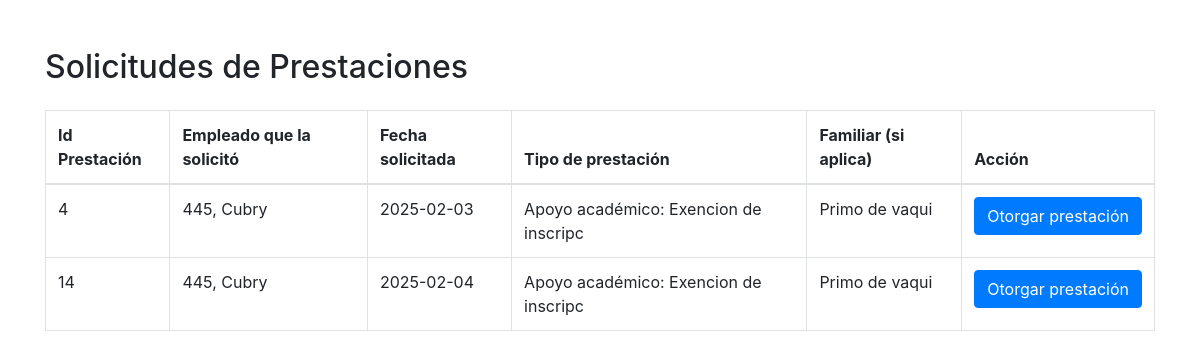
/solicitudesprestaciones.php, run on an earlier commit of the app's database.
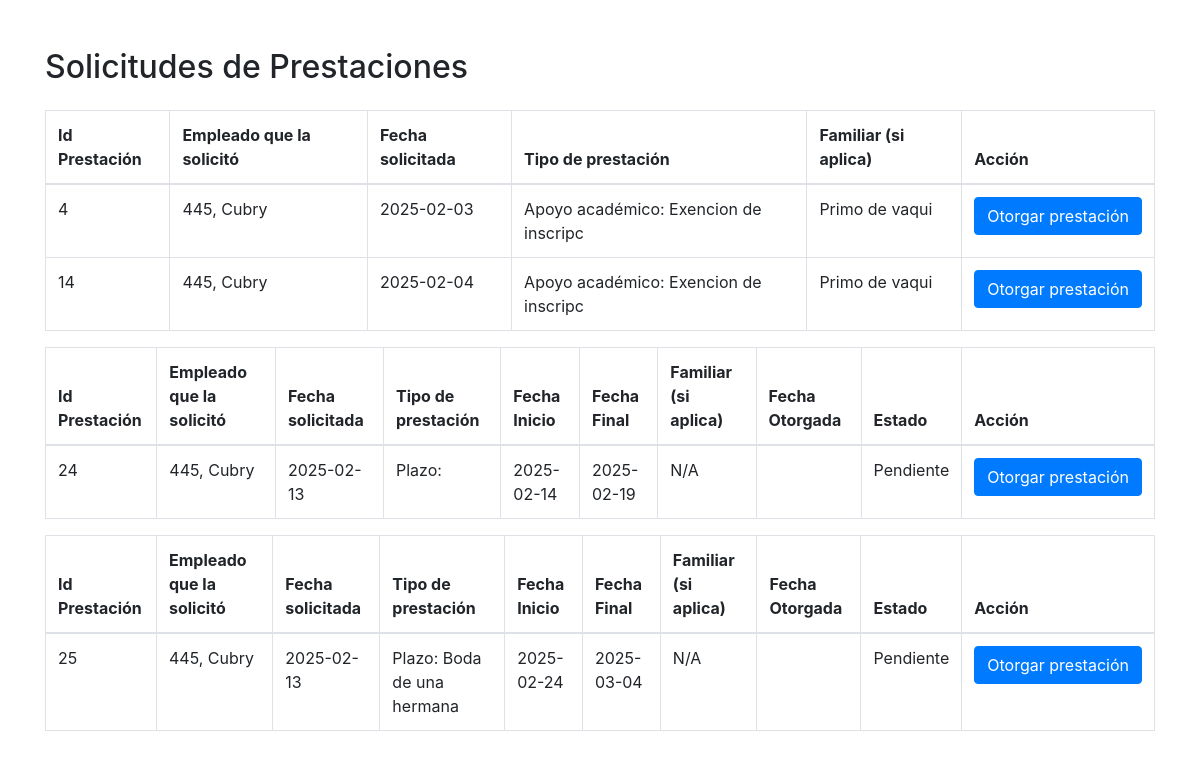
And on a later commit of the database.
### tables this page shows
CREATE TABLE `prestacion` (
  `Id_Prestacion` int(11) NOT NULL,
  `Fecha_Solicitada` date NOT NULL DEFAULT current_timestamp(),
  `Fecha_Otorgada` date DEFAULT NULL,
  `Tipo` varchar(40) NOT NULL,
  `Estado` varchar(15) DEFAULT NULL
);

CREATE TABLE `empleado_prestacion` (
  `Numero_Empleado` int(11) NOT NULL,
  `Id_Prestacion` int(11) NOT NULL,
  `Tipo` varchar(40) NOT NULL,
  `Fecha_Solicitada` date NOT NULL DEFAULT current_timestamp(),
  `Fecha_Otorgada` date DEFAULT NULL
);

CREATE TABLE `empleado` (
  `Numero_Empleado` int(20) NOT NULL,
  `Nombre_Empleado` varchar(30) NOT NULL,
  `Contraseña_Empleado` varchar(20) DEFAULT '',
  `Area` varchar(30) NOT NULL,
  `Edad` int(3) NOT NULL,
  `Genero` varchar(12) NOT NULL,
  `Titulo` varchar(50) NOT NULL,
  `Fecha_Ingreso` date NOT NULL DEFAULT current_timestamp(),
  `Direccion` varchar(200) NOT NULL,
  `Telefono` varchar(12) NOT NULL,
  `Discapacidad` varchar(50) NOT NULL DEFAULT 'N/A',
  `Estado` varchar(30) NOT NULL DEFAULT 'Activo',
  `Dias_Extras` int(2) NOT NULL DEFAULT 0,
  `Dias` int(2) NOT NULL DEFAULT 24
);

CREATE TABLE `prestacion_apoyoacademico` (
  `Id_Prestacion` int(11) NOT NULL,
  `Numero_Empleado` int(11) NOT NULL,
  `Id_Familiar` int(11) NOT NULL,
  `Nivel_Academico` varchar(20) NOT NULL,
  `Nombre_Institucion` varchar(35) NOT NULL,
  `Tipo` varchar(20) NOT NULL
);

CREATE TABLE `familiar_empleado` (
  `Id_Familiar` int(11) NOT NULL,
  `Nombre_Familiar` varchar(50) NOT NULL,
  `Nivel_academico` varchar(25) NOT NULL,
  `Edad` int(3) NOT NULL
);

CREATE TABLE `prestacion_plazos` (
  `Id_Prestacion` int(11) NOT NULL,
  `Numero_Empleado` int(11) NOT NULL,
  `Fecha_Inicio` date NOT NULL,
  `Fecha_Final` date NOT NULL,
  `Tipo` varchar(34) NOT NULL
);

### solicitudesprestaciones.php (the view, shortened to what this page needs)
<!DOCTYPE html>
<html lang="en">
<head>
    <link rel="stylesheet" href="https://maxcdn.bootstrapcdn.com/bootstrap/4.0.0/css/bootstrap.min.css">
</head>
<body>
    <div class="container mt-5">
        <h2 class="mb-4">Solicitudes de Prestaciones</h2>
        <table class="table table-bordered">
            <thead>
                <tr>
                    <th>Id Prestación</th>
                    <th>Empleado que la solicitó</th>
                    <th>Fecha solicitada</th>
                    <th>Tipo de prestación</th>
                    <th>Familiar (si aplica)</th>
                    <th>Acción</th>
                </tr>
            </thead>
            <tbody>
<?php
require_once("conn.php");
$querySP = $conn->prepare("SELECT * FROM prestacion WHERE Fecha_Otorgada IS NULL");
$querySP->execute();
$resultadoSP = $querySP->get_result();
while($rowSP = $resultadoSP->fetch_assoc())
{
    $fechaSolicitud = $rowSP['Fecha_Solicitada'];
    $idPrestacion = $rowSP['Id_Prestacion'];
    $queryCNE = $conn->prepare("SELECT Numero_Empleado FROM empleado_prestacion WHERE Id_Prestacion = ?");
    $queryCNE->bind_param("i", $idPrestacion);
    $queryCNE->execute();
    $resultCNE = $queryCNE->get_result();
    $rowCNE = $resultCNE->fetch_assoc();
    $numeroEmpleado = $rowCNE['Numero_Empleado'];
    $queryCNME = $conn->prepare("SELECT Nombre_Empleado FROM empleado WHERE Numero_Empleado = ?");
    $queryCNME->bind_param("i", $numeroEmpleado);
    $queryCNME->execute();
    $resultCNME = $queryCNME->get_result();
    $rowCNME = $resultCNME->fetch_assoc();
    $nombreEmpleado = $rowCNME['Nombre_Empleado'];
    if ($rowSP['Tipo'] == "Academico")
    {
        $queryCPA = $conn->prepare("SELECT * FROM prestacion_apoyoacademico WHERE Id_Prestacion = ?");
        $queryCPA->bind_param("i", $idPrestacion);
        $queryCPA->execute();
        $resultCPA = $queryCPA->get_result();
        $rowCPA = $resultCPA->fetch_assoc();
        $tipo = "Apoyo académico: ".$rowCPA['Tipo'];
    }
    if($rowSP['Tipo'] == "Plazo")
    {
        $queryCPP = $conn->prepare("SELECT * FROM prestacion_plazos WHERE Id_Prestacion = ?");
        $queryCPP->bind_param("i", $idPrestacion);
        $queryCPP->execute();
        $resultCPP = $queryCPP->get_result();
        $rowCPP = $resultCPP->fetch_assoc();
        $tipo = "Plazo: ".$rowCPP['Tipo'];
    }
    $queryCFP = $conn->prepare("SELECT * FROM familiar_prestacion WHERE Id_Prestacion = ?");
    $queryCFP->bind_param("i", $idPrestacion);
    $queryCFP->execute();
    $resultCFP = $queryCFP->get_result();
    if ($resultCFP->num_rows > 0)
    {
        $rowCFP = $resultCFP->fetch_assoc();
        $idFamiliar = $rowCFP['Id_Familiar'];
        $queryCF = $conn->prepare("SELECT Nombre_Familiar FROM familiar_empleado WHERE Id_Familiar = ?");
        $queryCF->bind_param("i", $idFamiliar);
        $queryCF->execute();
        $resultCF = $queryCF->get_result();
        $rowCF = $resultCF->fetch_assoc();
        $nombreFamiliar = $rowCF['Nombre_Familiar'];
    }
    else
    {
        $nombreFamiliar = "N/A";
    }
    if ($rowSP['Tipo'] == "Plazo") {
        echo '
            <table class="table table-bordered">
                <thead>
                    <tr>
                        <th>Id Prestación</th>
                        <th>Empleado que la solicitó</th>
                        <th>Fecha solicitada</th>
                        <th>Tipo de prestación</th>
                        <th>Fecha Inicio</th>
                        <th>Fecha Final</th>
                        <th>Familiar (si aplica)</th>
                        <th>Fecha Otorgada</th>
                        <th>Estado</th>
                        <th>Acción</th>
                    </tr>
                </thead>
                <tbody>
                    <tr>
                        <td>' . htmlspecialchars($idPrestacion) . '</td>
                        <td>' . htmlspecialchars($numeroEmpleado) . ', ' . htmlspecialchars($nombreEmpleado) . '</td>
                        <td>' . htmlspecialchars($fechaSolicitud) . '</td>
                        <td>' . htmlspecialchars($tipo) . '</td>
                        <td>' . htmlspecialchars($rowCPP['Fecha_Inicio']) . '</td>
                        <td>' . htmlspecialchars($rowCPP['Fecha_Final']) . '</td>
                        <td>' . htmlspecialchars($nombreFamiliar) . '</td>
                        <td>' . htmlspecialchars($rowSP['Fecha_Otorgada']) . '</td>
                        <td>' . htmlspecialchars($rowSP['Estado']) . '</td>
                        <td>
                            <form action="" method="post">
                                <input type="hidden" name="idPrestacion" value="' . htmlspecialchars($idPrestacion) . '">
                                <button type="submit" class="btn btn-primary">Otorgar prestación</button>
                            </form>
                        </td>
                    </tr>
                </tbody>
            </table>
        ';
    }
    if ($rowSP['Tipo'] != "Día" && $rowSP['Tipo'] != "Plazo") {
        echo "<tr>";
        echo "<td>".$idPrestacion."</td>";
        echo "<td>".$numeroEmpleado.", ".htmlspecialchars($nombreEmpleado)."</td>";
        echo "<td>".$fechaSolicitud."</td>";
        echo "<td>".$tipo."</td>";
        echo "<td>".$nombreFamiliar."</td>";
        echo "<td>";
        echo "<form action='' method='post'>";
        echo "<button type='submit' class='btn btn-primary'>Otorgar prestación</button>";
        echo "</form>";
        echo "</td>";
        echo "</tr>";
    }
}
?>
            </tbody>
        </table>
    </div>
</body>
</html>

What changed in the data, as far as the page shows it:
added prestacion: Id_Prestacion "24", empleado_prestacion.Numero_Empleado "445", empleado.Nombre_Empleado "Cubry", Fecha_Solicitada "2025-02-13", prestacion_plazos.Tipo "Plazo:", prestacion_plazos.Fecha_Inicio "2025-02-14", prestacion_plazos.Fecha_Final "2025-02-19", nombreFamiliar "N/A", Estado "Pendiente"
added prestacion: Id_Prestacion "25", empleado_prestacion.Numero_Empleado "445", empleado.Nombre_Empleado "Cubry", Fecha_Solicitada "2025-02-13", prestacion_plazos.Tipo "Plazo: Boda de una hermana", prestacion_plazos.Fecha_Inicio "2025-02-24", prestacion_plazos.Fecha_Final "2025-03-04", nombreFamiliar "N/A", Estado "Pendiente"
